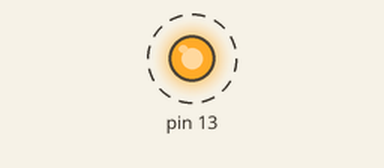
Recording of a sketch running on a simulated Arduino Uno, built with avr-gcc and run on an emulated ATmega328P. Shown: output pins drawn as LEDs (lit = HIGH). Dashed ring = blinking.

Above: at 0.2 s.
Timing chart, 0 to 3.0 s (numbered marks = the images above):
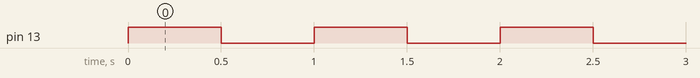

The sketch:

Encendiendo_un_led_con_el_ciclo_for.ino
```cpp
/*
   Fundacion Kinal
   Centro educativo tecnico laboral Kinal
   Quinto perito
   Quinto electronica
   Codigo Tecnico: EB5AM / EB5AV
   Curso: Taller de electronica digital y reparacion de computadoras I
   Proyecto: Encendiendo un led por medio del Ciclo FOR
   Dev: Profe. Alejandro Lopez Navas
   Fecha: 30 de marzo
*/


//Directivas del preprocesador
#define LED 13   //Led onboard del arduino.
#define SBI(pin)        pinMode(pin, OUTPUT)
#define setPinHIGH(pin) digitalWrite(pin, HIGH)
#define setPinLOW(pin)  digitalWrite(pin, LOW)

//Variables
bool estado = true;

void setup()
{
  SBI(LED);  //Pin13 como salida.
  setPinLOW(LED);  //el led onboard inicia apagado.
}

void loop()
{
  //Voy a encender 10 veces el led onboard
  for(int i = 0; i<10; i++)
  {
     setPinHIGH(LED);
     delay(500);
     setPinLOW(LED);
     delay(500);
  }
}
```

Measured:
- by itself, pin 13: alternates HIGH for 0.50 s and LOW for 0.50 s
